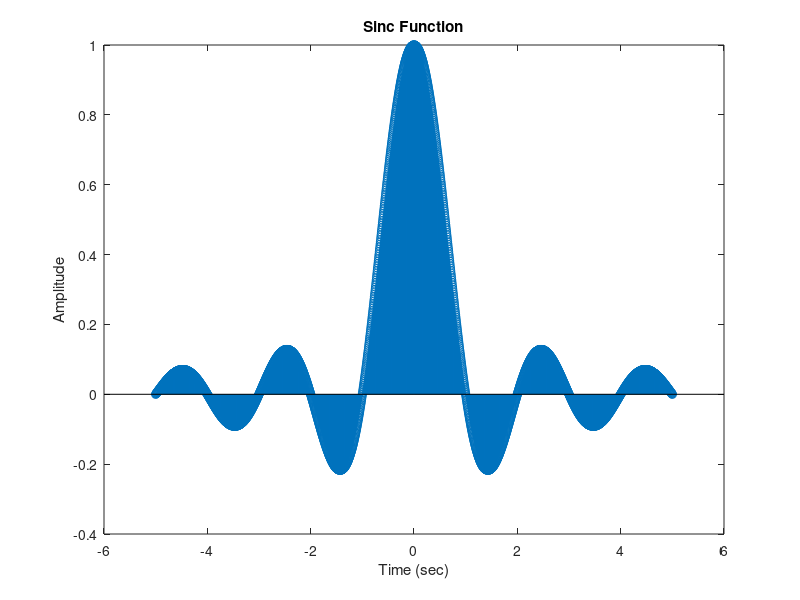

Source code (MATLAB):
clc;
clear all;
close all;
t = -5:0.005:5;
y = (sin(pi*t))./((pi*t));
stem(t,y);
xlabel('Time (sec)');
ylabel('Amplitude');
title('Sinc Function')
